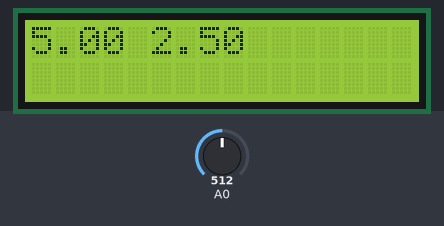
This sketch was run on a simulated Arduino Uno, built with avr-gcc and run on an emulated ATmega328P. Shown: 16×2 character LCD. The inputs (shaded band) are chosen by the test bench; at power-on: A0 = 512.

Above: at 1.2 s.
1.3 s: A0 set to 716
At 2.4 s:
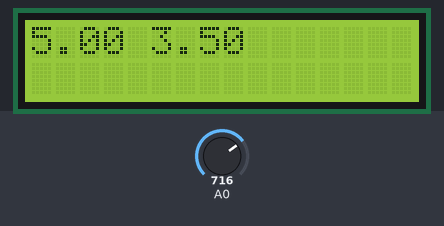
2.8 s: A0 set to 900
At 3.7 s:
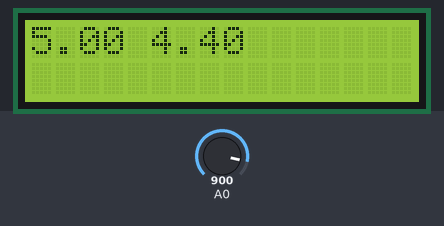
4.3 s: A0 set to 1023
At 5.1 s:
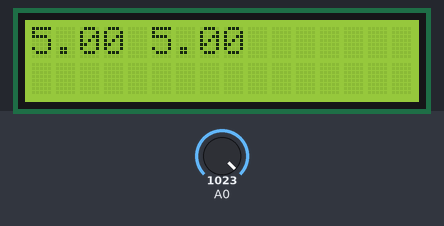
Timing chart, 0 to 7.3 s (numbered marks = the images above; inputs shaded):
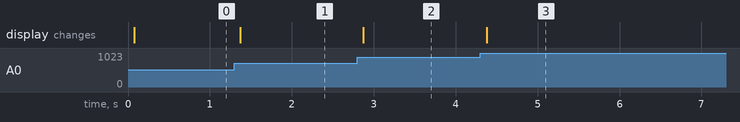

Measured:
- after the input at 1.3 s, the display: changes after 0.07 s (image 1)
- after the input at 2.8 s, the display: changes after 0.07 s (image 2)
- after the input at 4.3 s, the display: changes after 0.08 s (image 3)

The sketch:

lcd_voltmeter.ino
```cpp
#include <LiquidCrystal_I2C.h>
#include <Wire.h>

LiquidCrystal_I2C lcd(0x3F,16,2);

float v;

void setup() {
  // set up the LCD's number of columns and rows:
  lcd.init();
  lcd.backlight();
}

void loop() {
  double Vcc;
  Vcc = readVcc() / 1000.0;
  unsigned int  ADCforV = analogRead(A0);
  v = ADCforV * Vcc / 1024;
  lcd.setCursor(0, 0);
  lcd.print(Vcc);
  lcd.setCursor(5, 0);
  lcd.print(v);
  delay(200);
}

long readVcc() {

  long result;
  // Read 1.1V reference against AVcc
  ADMUX = _BV(REFS0) | _BV(MUX3) | _BV(MUX2) | _BV(MUX1);
  delay(5); // Wait for Vref to settle
  ADCSRA |= _BV(ADSC); // Convert
  while (bit_is_set(ADCSRA, ADSC));
  result = ADCL;
  result |= ADCH << 8;
  result = 1125300L / result; // Back-calculate AVcc in mV
  return result;

}
```
